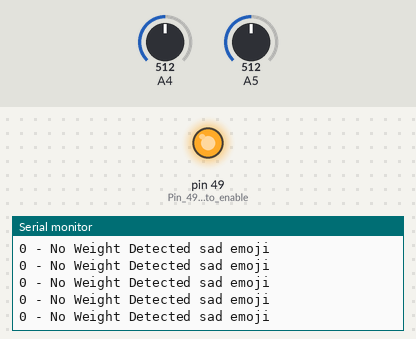
A sketch run on a simulated Arduino Mega 2560, built with avr-gcc and run on an emulated ATmega2560. On the bench: output pins drawn as LEDs (lit = HIGH), the last lines printed to the serial monitor. Inputs (shaded band) come from the test bench; at power-on: A5 = 512, A4 = 512.

Above: at 3.0 s.
3.1 s: A5 set to 605
At 4.0 s:
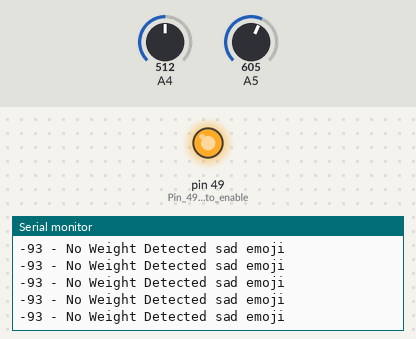
6.1 s: A5 set to 624
At 7.1 s:
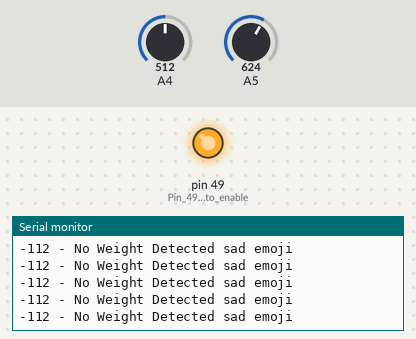
Timing chart, 0 to 9.1 s (numbered marks = the images above; inputs shaded):
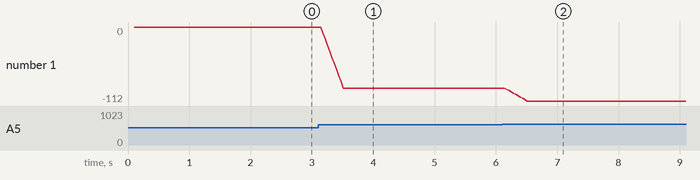

The sketch:

diffHeight.ino
```cpp
#include "IRfilter.h"

#define DIFF_HEIGHT_RATIO 80
#define SENSOR_RATIO_CAL 20

int topSensor = A5; // green LED 10
int botSensor = A4; // red LED 11

long compare;
mySense tsensr(topSensor);
mySense bsensr(botSensor);

void setup() {
  pinMode(49, OUTPUT);                 //Pin 49 is used to enable IO power
  digitalWrite(49, 1);                 //Enable IO power on main CPU board
  Serial.begin(9600); // setting the baud rate
  delay(100);
}

void loop() {
  tsensr.poll();
  bsensr.poll();

//  Serial.print(tsensr.voltage());
//  Serial.print(",");
//  Serial.println(bsensr.voltage());

  compare = bsensr.avg - tsensr.avg;
  Serial.print(compare);
  Serial.print(" - ");
  if (compare>DIFF_HEIGHT_RATIO) {
    Serial.println("Weight Detected!");
  } else {
    Serial.println("No Weight Detected sad emoji");
  }


  delay(10);
}
```

IRfilter.h
```cpp
#ifndef IRfilter
#define IRfilter

#define CIRCBUFFSIZE 10

class mySense
{
private:
	int pin;
	long runSum = 0;
	int buffCount = 0;
	int buff[CIRCBUFFSIZE];
public:
	mySense(int pin);
	long avg;
	int val;

	void poll();

  int voltage();
};

#endif
```

IRfilterImport.cpp
```cpp
#include "IRfilter.h"
#include "Arduino.h"

mySense::mySense(int pin) {
  this->pin = pin;
  pinMode(pin, INPUT);
  buff[0] = analogRead(pin);
}

void mySense::poll() {
  val = analogRead(pin);

  runSum += val - buff[buffCount];

  buff[buffCount] = val;
  buffCount++;
  buffCount = buffCount % CIRCBUFFSIZE;

  avg = ((runSum * 1000) / CIRCBUFFSIZE) / 1000;
}

int mySense::voltage() {
  int voltage;
  return voltage = avg * (5000 / 1023);
}
```

Measured:
- after the input at 3.1 s, the serial monitor: prints a new line after 0.08 s (image 1)
- after the input at 6.1 s, the serial monitor: prints a new line after 0.07 s (image 2)
- plotted number 1: 0 → -93 after the input at 3.1 s, -93 → -112 after the input at 6.1 s
